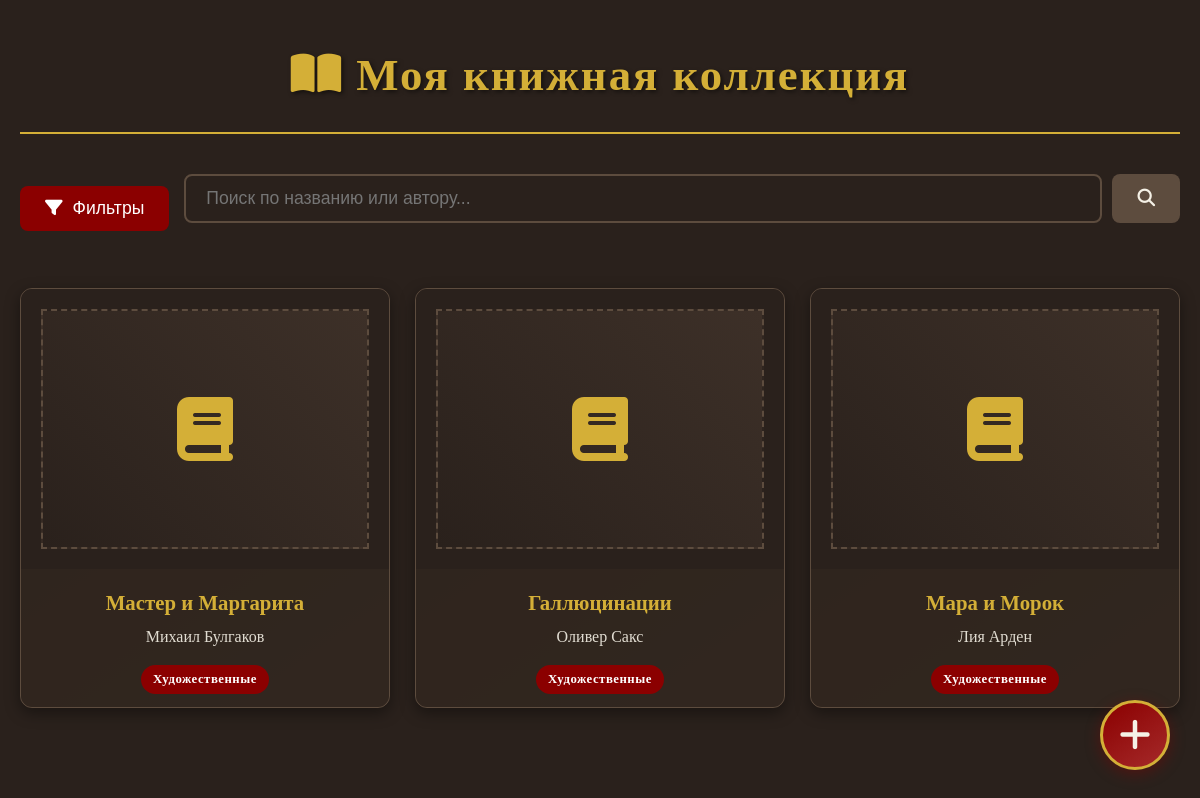
/, run on an earlier commit of the app's database.
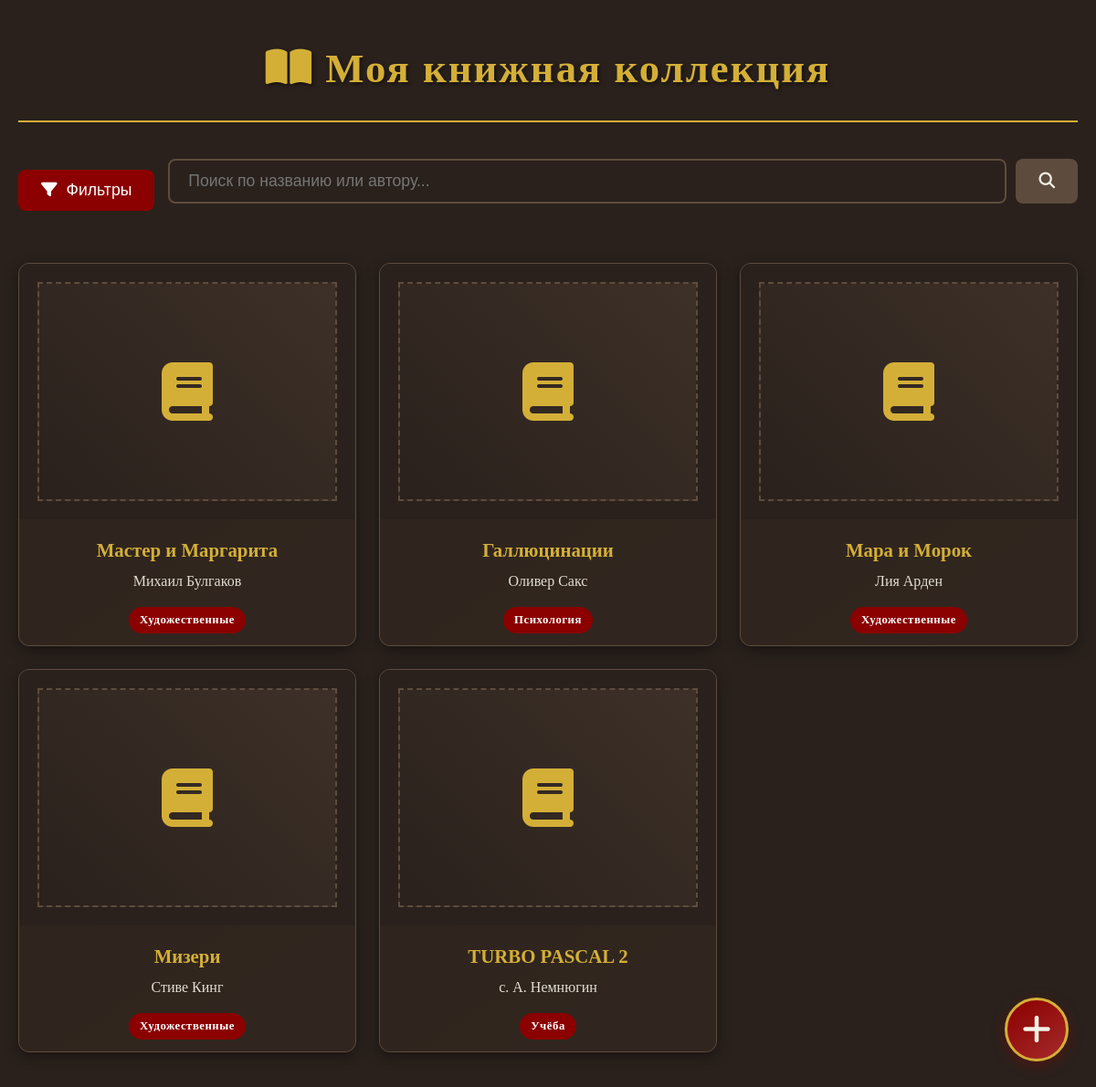
And on a later commit of the database.
### tables this page shows
CREATE TABLE books
                 (id INTEGER PRIMARY KEY AUTOINCREMENT,
                  title TEXT NOT NULL,
                  author TEXT NOT NULL,
                  year INTEGER,
                  genre TEXT,
                  category TEXT NOT NULL,
                  description TEXT,
                  cover TEXT,
                  is_read BOOLEAN DEFAULT FALSE);

### app.py (the view)
@app.route('/')
def index():
    conn = get_db_connection()
    books = conn.execute('SELECT * FROM books').fetchall()
    conn.close()
    return render_template('index.html', books=books)

### app.py (called while the page is built)
def get_db_connection():
    conn = sqlite3.connect(DATABASE)
    conn.row_factory = sqlite3.Row
    return conn

### templates/index.html (shortened to what this page needs)
<!DOCTYPE html>
<html lang="ru">
<head>
    <link rel="stylesheet" href="{{ url_for('static', filename='style.css') }}">
    <link rel="stylesheet" href="https://cdnjs.cloudflare.com/ajax/libs/font-awesome/6.4.0/css/all.min.css">
</head>
<body>
    <div class="container">
        <div class="header">
            <h1><i class="fas fa-book-open"></i> Моя книжная коллекция</h1>
        </div>
        <div class="filter-button-container">
            <button class="filter-toggle-btn" onclick="openFilterModal()">
                <i class="fas fa-filter"></i> Фильтры
            </button>
            <div class="search-box">
                <input type="text" id="searchInput" placeholder="Поиск по названию или автору..."
                       oninput="performSearch()">
                <button onclick="performSearch()"><i class="fas fa-search"></i></button>
            </div>
        </div>
        {% if books %}
            <div class="books-grid">
                {% for book in books %}
                    <a href="{{ url_for('book_detail', book_id=book['id']) }}" class="book-card"
                       data-year="{{ book.year or 0 }}"
                       data-status="{{ book.reading_status or 'unread' }}">
                        <div class="book-image-container">
                            {% if book['cover'] %}
                                <img src="{{ book['cover'] }}" alt="{{ book['title'] }}" class="book-image">
                            {% else %}
                                <div class="image-placeholder">
                                    <i class="fas fa-book"></i>
                                </div>
                            {% endif %}
                        </div>
                        <div class="book-info">
                            <div class="book-title">{{ book['title'] }}</div>
                            <div class="book-author">{{ book['author'] }}</div>
                            {% if book['category'] %}
                                <span class="book-category">{{ book['category'] }}</span>
                            {% endif %}
                        </div>
                    </a>
                {% endfor %}
            </div>
        {% else %}
            <div class="empty-library">
                <p><i class="fas fa-book-dead fa-2x"></i></p>
                <p>Ваша библиотека пока пуста</p>
                <p>Добавьте первую книгу</p>
            </div>
        {% endif %}
        <a href="{{ url_for('add_book') }}" class="add-button">
            <i class="fas fa-plus"></i>
        </a>
    </div>
</body>
</html>

### static/style.css (style rules this page uses)
:root { --dark-brown: #2a211c; --medium-brown: #3d3028; --light-brown: #5d4c3e; --burgundy: #8b0000; --light-burgundy: #a52a2a; --gold: #d4af37; --cream: #f5f1e6; }
* { margin: 0; padding: 0; box-sizing: border-box; }
body { font-family: 'Georgia', serif; background-color: var(--dark-brown); color: var(--cream); line-height: 1.6; padding: 20px; min-height: 100vh; }
.container { max-width: 1200px; margin: 0 auto; }
.header { text-align: center; margin-bottom: 40px; padding: 20px; border-bottom: 2px solid var(--gold); }
.header h1 { font-size: 2.8rem; color: var(--gold); text-shadow: 2px 2px 4px rgba(0, 0, 0, 0.5); letter-spacing: 2px; }
.books-grid { display: grid; grid-template-columns: repeat(auto-fill, minmax(280px, 1fr)); gap: 25px; padding: 20px 0; }
.book-card { background: linear-gradient(145deg, var(--medium-brown), var(--light-brown)); border-radius: 12px; overflow: hidden; transition: all 0.3s ease; cursor: pointer; border: 1px solid var(--light-brown); box-shadow: 0 5px 15px rgba(0, 0, 0, 0.4); height: 420px; display: flex; flex-direction: column; }
.book-image-container { height: 280px; background: var(--dark-brown); display: flex; align-items: center; justify-content: center; padding: 20px; position: relative; overflow: hidden; }
.image-placeholder { width: 100%; height: 100%; background: linear-gradient(45deg, var(--dark-brown), var(--medium-brown)); display: flex; align-items: center; justify-content: center; color: var(--gold); font-size: 4rem; border: 2px dashed var(--light-brown); }
.book-info { padding: 20px; background: rgba(45, 35, 28, 0.9); flex-grow: 1; display: flex; flex-direction: column; justify-content: center; }
.book-title { font-size: 1.3rem; font-weight: bold; color: var(--gold); margin-bottom: 8px; text-align: center; line-height: 1.3; }
.book-author { color: var(--cream); font-size: 1rem; text-align: center; opacity: 0.9; margin-bottom: 8px; }
.book-category { display: inline-block; background: var(--burgundy); color: white; padding: 4px 12px; border-radius: 20px; font-size: 0.8rem; font-weight: bold; margin-top: 8px; text-align: center; align-self: center; letter-spacing: 0.5px; }
.add-button { position: fixed; bottom: 30px; right: 30px; width: 70px; height: 70px; border-radius: 50%; background: linear-gradient(145deg, var(--burgundy), var(--light-burgundy)); color: var(--gold); border: 3px solid var(--gold); cursor: pointer; box-shadow: 0 4px 15px rgba(139, 0, 0, 0.4); font-size: 36px; display: flex; justify-content: center; align-items: center; text-decoration: none; z-index: 1000; transition: all 0.3s ease; }
a { text-decoration: none !important; color: inherit !important; }
.book-card { text-decoration: none !important; }
.search-box { display: flex; gap: 10px; margin-bottom: 20px; }
.search-box input { flex: 1; padding: 12px 20px; background: var(--dark-brown); border: 2px solid var(--light-brown); border-radius: 8px; color: var(--cream); font-size: 1.1rem; }
.search-box button { padding: 0 25px; background: var(--burgundy); color: white; border: none; border-radius: 8px; cursor: pointer; font-size: 1.1rem; transition: 0.3s; }
.filter-button-container { display: flex; gap: 15px; margin-bottom: 25px; align-items: center; }
.filter-toggle-btn { padding: 12px 25px; background: var(--burgundy); color: white; border: none; border-radius: 8px; font-size: 1.1rem; cursor: pointer; display: flex; align-items: center; gap: 10px; transition: 0.3s; }
.search-box { flex: 1; display: flex; gap: 10px; }
.search-box button { padding: 0 25px; background: var(--light-brown); color: var(--cream); border: none; border-radius: 8px; cursor: pointer; font-size: 1.1rem; transition: 0.3s; }

What changed in the data, as far as the page shows it:
changed books "Галлюцинации": category "Художественные" → "Психология"
added books: title "Мизери", author "Стиве Кинг", category "Художественные"
added books: title "TURBO PASCAL 2", author "с. А. Немнюгин", category "Учёба"
